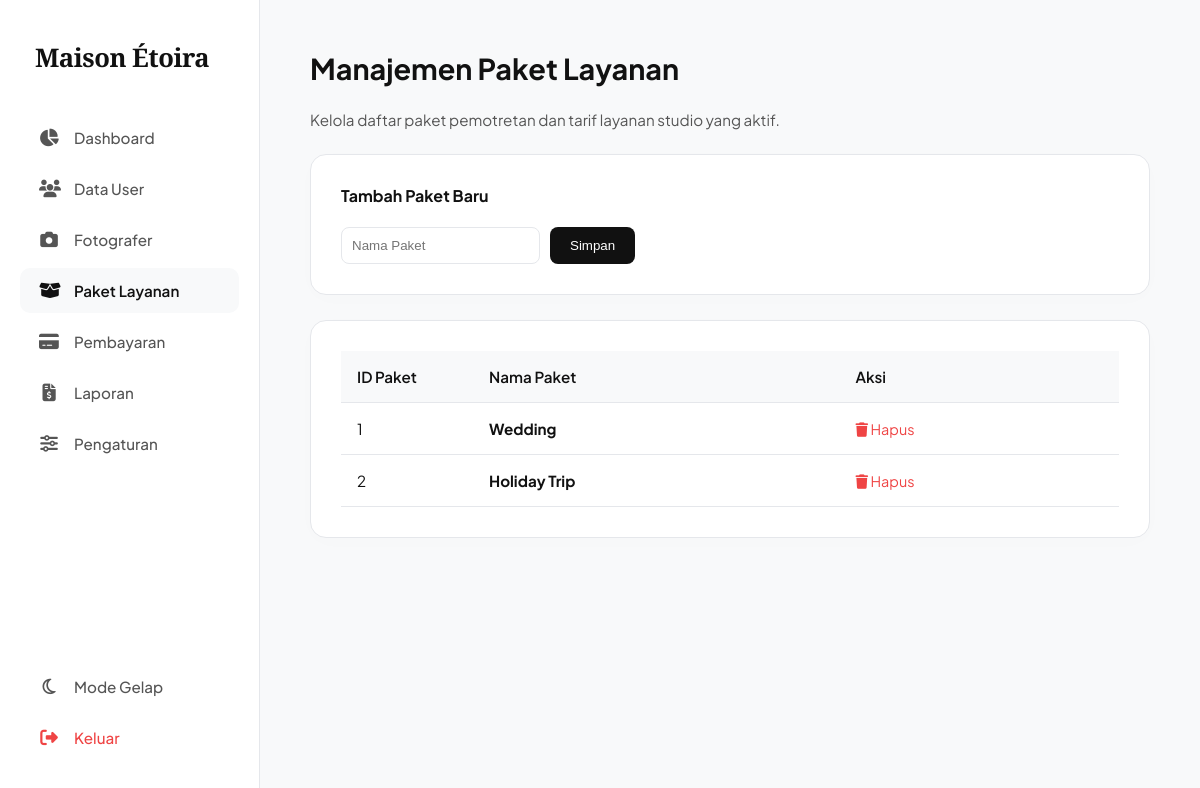
The page /admin-paket.php (signed in) on the database its author committed.
### tables this page shows
CREATE TABLE `packages` (
  `id_package` int(11) NOT NULL,
  `id_fotografer` int(11) DEFAULT NULL,
  `package_name` varchar(255) NOT NULL,
  `description` text DEFAULT NULL
);

### admin-paket.php (the view, shortened to what this page needs)
<?php
include 'koneksi.php';
$query = mysqli_query($koneksi, "SELECT * FROM packages");
?>
<!DOCTYPE html>
<html lang="id">
<head>
    <link rel="stylesheet" href="https://cdnjs.cloudflare.com/ajax/libs/font-awesome/6.5.1/css/all.min.css">
</head>
<body>
    <div class="admin-container">
        <aside class="sidebar">
            <div>
                <div class="sidebar-brand">Maison Étoira</div>
                <ul class="menu-list">
                    <li class="menu-item"><a href="admin-dashboard.php"><i class="fa-solid fa-chart-pie"></i> Dashboard</a></li>
                    <li class="menu-item"><a href="admin-users.php"><i class="fa-solid fa-users"></i> Data User</a></li>
                    <li class="menu-item"><a href="admin-fotografer.php"><i class="fa-solid fa-camera"></i> Fotografer</a></li>
                    <li class="menu-item active"><a href="admin-paket.php"><i class="fa-solid fa-box-open"></i> Paket Layanan</a></li>
                    <li class="menu-item"><a href="admin-pembayaran.php"><i class="fa-solid fa-credit-card"></i> Pembayaran</a></li>
                    <li class="menu-item"><a href="admin-laporan.php"><i class="fa-solid fa-file-invoice-dollar"></i> Laporan</a></li>
                    <li class="menu-item"><a href="admin-pengaturan.php"><i class="fa-solid fa-sliders"></i> Pengaturan</a></li>
                </ul>
            </div>
            <div style="display: flex; flex-direction: column; gap: 6px;">
                <button class="dark-mode-toggle" id="darkModeBtn">
                    <i class="fa-regular fa-moon"></i> <span>Mode Gelap</span>
                </button>
                <ul class="menu-list">
                    <li class="menu-item logout"><a href="logout.php"><i class="fa-solid fa-right-from-bracket"></i> Keluar</a></li>
                </ul>
            </div>
        </aside>
        <main class="main-content">
            <h2>Manajemen Paket Layanan</h2>
            <p style="color: var(--text-muted); margin: 5px 0 0 0; font-size: 0.95rem;">Kelola daftar paket pemotretan dan tarif layanan studio yang aktif.</p>
            <div class="card-panel" style="margin-bottom: 20px;">
                <h4 style="margin-top: 0;">Tambah Paket Baru</h4>
                <form method="POST" style="display: flex; gap: 10px;">
                    <input type="text" name="package_name" placeholder="Nama Paket" required style="padding: 10px; border-radius: 8px; border: 1px solid var(--border-color);">
                    <button type="submit" name="tambah_paket" style="padding: 10px 20px; background: #111; color: #fff; border: none; border-radius: 8px; cursor: pointer;">Simpan</button>
                </form>
            </div>
            <div class="card-panel">
                <table>
                    <thead>
                        <tr>
                            <th style="width: 100px;">ID Paket</th>
                            <th>Nama Paket</th>
                            <th>Aksi</th> </tr>
                    </thead>
                    <tbody>
                        <?php while($row = mysqli_fetch_assoc($query)) : ?>
                        <tr>
                            <td><?= $row['id_package']; ?></td>
                            <td><strong><?= htmlspecialchars($row['package_name']); ?></strong></td>
                            <td>
                                <a href="admin-paket.php?hapus=<?= $row['id_package']; ?>"
                                onclick="return confirm('Yakin ingin menghapus paket ini?')"
                                style="color: #ef4444; text-decoration: none; font-size: 0.9rem;">
                                <i class="fa-solid fa-trash"></i> Hapus
                                </a>
                            </td>
                        </tr>
                        <?php endwhile; ?>
                    </tbody>
                </table>
            </div>
        </main>
    </div>
</body>
</html>

### admin-paket.php (style rules this page uses)
:root { --bg-base: #f8f9fa; --bg-card: #ffffff; --bg-sidebar: #ffffff; --text-main: #111111; --text-muted: #555555; --border-color: #e5e7eb; --shadow: rgba(0, 0, 0, 0.01); --shadow-hover: rgba(0, 0, 0, 0.04); --hover-bg: #ffffff; }
body { font-family: 'Plus Jakarta Sans', sans-serif; margin: 0; padding: 0; background-color: var(--bg-base); color: var(--text-main); transition: background 0.3s, color 0.3s; }
.admin-container { display: flex; min-height: 100vh; }
.sidebar { width: 260px; background: var(--bg-sidebar); border-right: 1px solid var(--border-color); padding: 40px 20px; position: fixed; top: 0; bottom: 0; left: 0; display: flex; flex-direction: column; justify-content: space-between; box-sizing: border-box; transition: background 0.3s, border-color 0.3s; }
.sidebar-brand { font-family: 'Playfair Display', serif; font-size: 1.6rem; font-weight: 700; color: var(--text-main); margin-bottom: 40px; padding-left: 15px; letter-spacing: -0.5px; }
.menu-list { list-style: none; padding: 0; margin: 0; display: flex; flex-direction: column; gap: 6px; }
.menu-item a, .dark-mode-toggle { display: flex; align-items: center; gap: 15px; padding: 12px 18px; color: var(--text-muted); text-decoration: none; font-weight: 500; font-size: 0.95rem; border-radius: 10px; background: transparent; border: 1px solid transparent; cursor: pointer; width: 100%; box-sizing: border-box; font-family: inherit; transition: all 0.2s ease; }
.menu-item.active a, .menu-item a:hover, .dark-mode-toggle:hover { background: var(--hover-bg); color: var(--text-main); font-weight: 600; border-color: var(--border-color); box-shadow: 0 4px 12px var(--shadow-hover); transform: translateY(-1px); }
.menu-item.active a { background: var(--bg-base); border-color: transparent; box-shadow: none; transform: none; }
.menu-item.logout a { color: #ef4444; }
.sidebar i { width: 20px; font-size: 1.1rem; text-align: center; }
.main-content { margin-left: 280px; flex-grow: 1; padding: 50px 50px 50px 30px; }
.main-content h2 { margin-top: 0; font-size: 1.8rem; font-weight: 700; color: var(--text-main); }
.card-panel { background: var(--bg-card); border: 1px solid var(--border-color); border-radius: 16px; padding: 30px; box-shadow: 0 4px 24px var(--shadow); margin-top: 25px; transition: background 0.3s, border-color 0.3s; }
table { width: 100%; border-collapse: collapse; }
th, td { padding: 16px; text-align: left; border-bottom: 1px solid var(--border-color); font-size: 0.95rem; color: var(--text-main); }
th { background-color: var(--bg-base); color: var(--text-main); font-weight: 600; }

### rows shown on the page
packages: id_package "1", package_name "Wedding"
packages: id_package "2", package_name "Holiday Trip"
